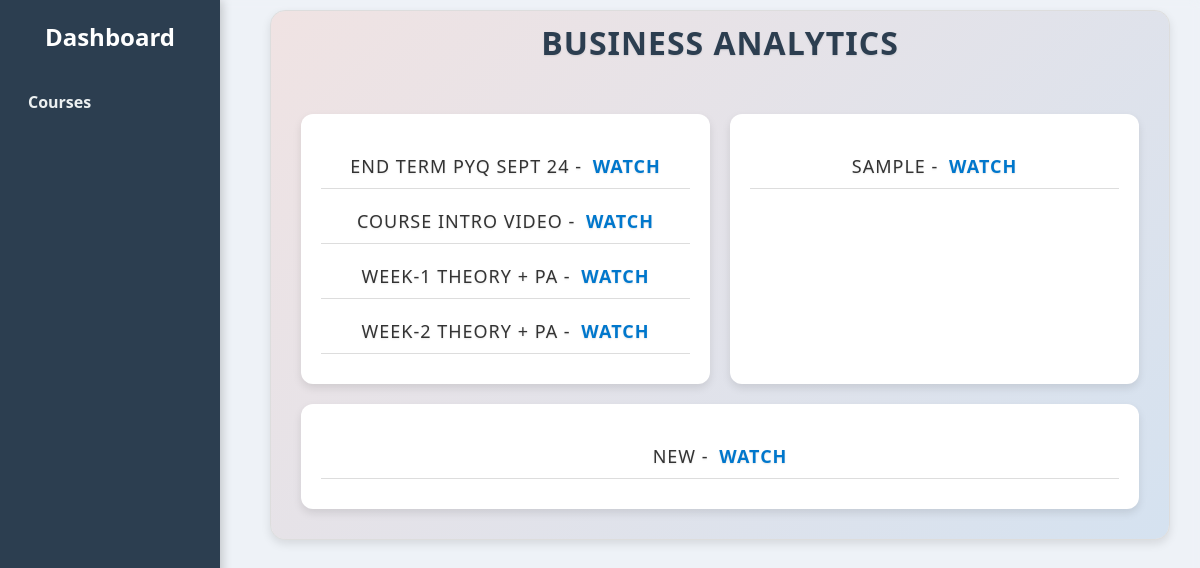
The page /course/1 on the database as committed earlier.
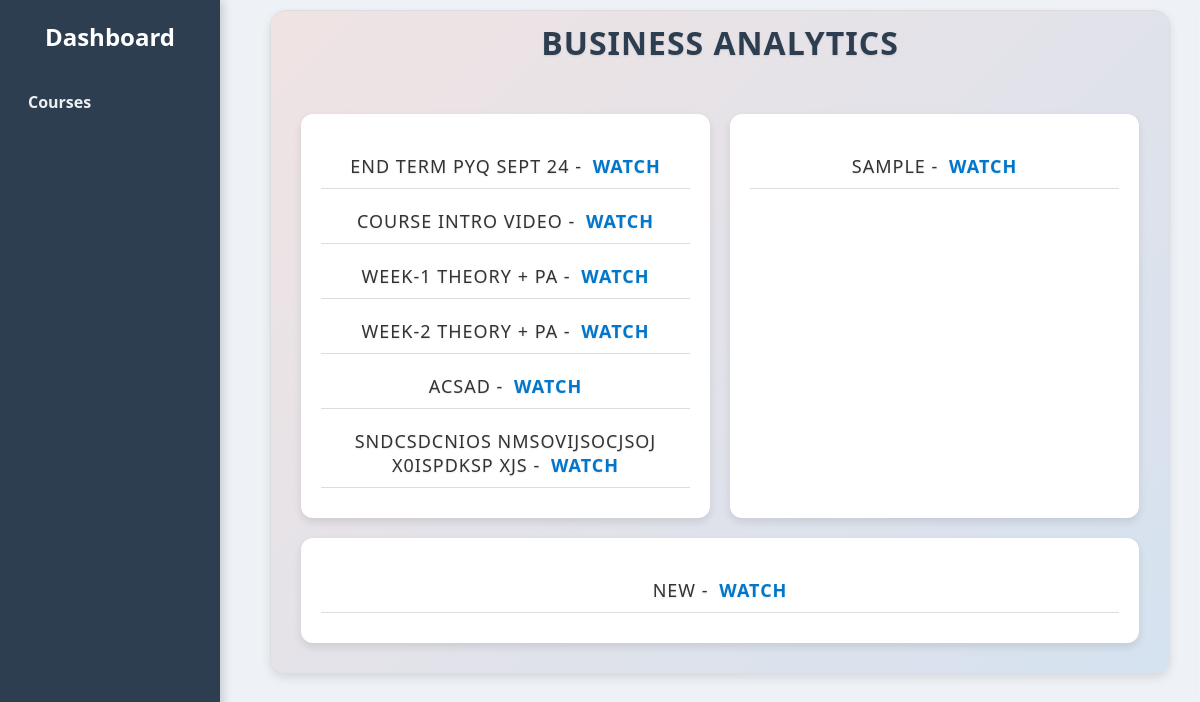
The same page on the database as committed later.
### tables this page shows
CREATE TABLE courses (
            id INTEGER PRIMARY KEY AUTOINCREMENT,
            name TEXT NOT NULL
        );

CREATE TABLE pyqs (
            id INTEGER PRIMARY KEY AUTOINCREMENT,
            course_id INTEGER NOT NULL,
            name TEXT NOT NULL,
            yt_link TEXT, watch_count INTEGER DEFAULT 0,
            FOREIGN KEY (course_id) REFERENCES courses(id)
        );

CREATE TABLE notes (
            id INTEGER PRIMARY KEY AUTOINCREMENT,
            course_id INTEGER NOT NULL,
            name TEXT NOT NULL,
            yt_link TEXT, watch_count INTEGER DEFAULT 0,
            FOREIGN KEY (course_id) REFERENCES courses(id)
        );

CREATE TABLE assignments (
            id INTEGER PRIMARY KEY AUTOINCREMENT,
            course_id INTEGER NOT NULL,
            name TEXT NOT NULL,
            yt_link TEXT, watch_count INTEGER DEFAULT 0,
            FOREIGN KEY (course_id) REFERENCES courses(id)
        );

### app.py (the view)
@app.route('/course/<int:course_id>')
def course_detail(course_id):
    conn = sqlite3.connect('database.db')
    c = conn.cursor()
    c.execute('SELECT name FROM courses WHERE id=?', (course_id,))
    course = c.fetchone()
    c.execute('SELECT id, name, yt_link, watch_count FROM pyqs WHERE course_id=?', (course_id,))
    pyqs = c.fetchall()
    c.execute('SELECT id, name, yt_link, watch_count FROM notes WHERE course_id=?', (course_id,))
    notes = c.fetchall()
    c.execute('SELECT id, name, yt_link, watch_count FROM assignments WHERE course_id=?', (course_id,))
    assignments = c.fetchall()
    conn.close()
    if course:
        admin_mode = session.get('admin_mode', False)
        return render_template('course_detail.html',
                               course_id=course_id,
                               course_name=course[0],
                               pyqs=pyqs,
                               notes=notes,
                               assignments=assignments,
                               admin_mode=admin_mode)
    else:
        return "Course not found"

### templates/course_detail.html (shortened to what this page needs)
<!DOCTYPE html>
<html lang="en">
<head>
    <link rel="stylesheet" href="{{ url_for('static', filename='style.css') }}">
</head>
<body>
<div class="sidebar">
    <h2>Dashboard</h2>
    <a href="{{ url_for('course_view') }}">Courses</a>
</div>
<div class="main-content">
    <div class="container">
        <h1>{{ course_name }}</h1>
        <div class="boxes">
            <div class="box">
                {% if pyqs %}
                    <ul class="item-list">
                        {% for pyq in pyqs %}
                            <li>
                                {{ pyq[1] }}
                                {% if pyq[2] %}
                                    - <a href="{{ url_for('increment_watch', pyq_id=pyq[0]) }}" target="_blank" class="watch-link">
                                        {% if admin_mode %}
                                            <span class="eye-icon">👁️</span> ({{ pyq[3] }})
                                        {% else %}
                                            Watch
                                        {% endif %}
                                      </a>
                                {% endif %}
                            </li>
                        {% endfor %}
                    </ul>
                {% else %}
                    <p>No PYQs available.</p>
                {% endif %}
            </div>
            <div class="box">
                {% if notes %}
                    <ul class="item-list">
                        {% for note in notes %}
                            <li>
                                {{ note[1] }}
                                {% if note[2] %}
                                    - <a href="{{ url_for('increment_watch_note', note_id=note[0]) }}" target="_blank" class="watch-link">
                                        {% if admin_mode %}
                                            <span class="eye-icon">👁️</span> ({{ note[3]|default(0) }})
                                        {% else %}
                                            Watch
                                        {% endif %}
                                      </a>
                                {% endif %}
                            </li>
                        {% endfor %}
                    </ul>
                {% else %}
                    <p>No Notes available.</p>
                {% endif %}
            </div>
            <div class="box">
                {% if assignments %}
                    <ul class="item-list">
                        {% for assignment in assignments %}
                            <li>
                                {{ assignment[1] }}
                                {% if assignment[2] %}
                                    - <a href="{{ url_for('increment_watch_assignment', assignment_id=assignment[0]) }}" target="_blank" class="watch-link">
                                        {% if admin_mode %}
                                            <span class="eye-icon">👁️</span> ({{ assignment[3]|default(0) }})
                                        {% else %}
                                            Watch
                                        {% endif %}
                                      </a>
                                {% endif %}
                            </li>
                        {% endfor %}
                    </ul>
                {% else %}
                    <p>No Assignments available.</p>
                {% endif %}
            </div>
        </div>
    </div>
</div>
</body>
</html>

### templates/course_detail.html (style rules this page uses)
body, html { margin: 0; padding: 0; }
.main-content { margin-top: 0 !important; padding-top: 10px; }
.container { margin-top: 0 !important; padding-top: 10px; }
.watch-link { color: #3498db; font-weight: bold; text-decoration: none; transition: transform 0.2s, color 0.2s; }

Rows that differ between the two databases and show on the page:
added pyqs: name "ACSAD"
added pyqs: name "SNDCSDCNIOS NMSOVIJSOCJSOJ X0ISPDKSP XJS"
